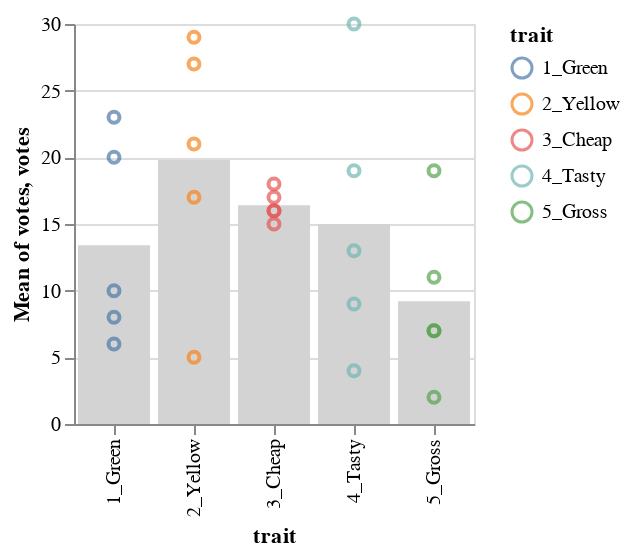

The notebook cell saved with this chart:
### Markdown cell above
---

## EXERCISE 2

Layer (superimpose) two visualizations:

1. Vertical bar chart showing
    - traits across the horizontal (bottom) axis
    - mean votes (across all the vegetables) going up the vertical axis (bar height)
    - `color = alt.value('lightgray')`
1. Point plot of all individual votes
    - use `mark_point()`
    - traits again along the horizontal axis
    - votes up the vertical axis
    - color by trait
    
*Point plot should be on top of the bar chart!*

### Code cell
base = alt.Chart(df).encode(
    x = 'trait:N'
).properties(
    width = 200,
    height = 200
)

point = base.mark_point().encode(
    y = 'votes:Q',
    color = 'trait:N'
)

bar = base.mark_bar().encode(
    y = 'mean(votes):Q',
    color = alt.value('lightgray')
)

bar + point

### Figure 1 — Vega-Lite specification as saved in the notebook (floating-point values rounded to 4 significant figures)
{"config": {"view": {"continuousWidth": 300, "continuousHeight": 300}}, "layer": [{"mark": {"type": "bar"}, "encoding": {"color": {"value": "lightgray"}, "x": {"field": "trait", "type": "nominal"}, "y": {"aggregate": "mean", "field": "votes", "type": "quantitative"}}}, {"mark": {"type": "point"}, "encoding": {"color": {"field": "trait", "type": "nominal"}, "x": {"field": "trait", "type": "nominal"}, "y": {"field": "votes", "type": "quantitative"}}}], "data": {"name": "data-39f9d319c3f1fa0701a2f2e8a04001de"}, "height": 200, "width": 200, "$schema": "https://vega.github.io/schema/vega-lite/v5.8.0.json", "datasets": {"data-39f9d319c3f1fa0701a2f2e8a04001de": [{"veg": "1_Corn", "trait": "1_Green", "votes": 6}, {"veg": "2_Squash", "trait": "1_Green", "votes": 8}, {"veg": "3_Brussel sprouts", "trait": "1_Green", "votes": 10}, {"veg": "4_Green beans", "trait": "1_Green", "votes": 20}, {"veg": "5_Peas", "trait": "1_Green", "votes": 23}, {"veg": "1_Corn", "trait": "2_Yellow", "votes": 29}, {"veg": "2_Squash", "trait": "2_Yellow", "votes": 27}, {"veg": "3_Brussel sprouts", "trait": "2_Yellow", "votes": 21}, {"veg": "4_Green beans", "trait": "2_Yellow", "votes": 17}, {"veg": "5_Peas", "trait": "2_Yellow", "votes": 5}, {"veg": "1_Corn", "trait": "3_Cheap", "votes": 18}, {"veg": "2_Squash", "trait": "3_Cheap", "votes": 17}, {"veg": "3_Brussel sprouts", "trait": "3_Cheap", "votes": 16}, {"veg": "4_Green beans", "trait": "3_Cheap", "votes": 16}, {"veg": "5_Peas", "trait": "3_Cheap", "votes": 15}, {"veg": "1_Corn", "trait": "4_Tasty", "votes": 30}, {"veg": "2_Squash", "trait": "4_Tasty", "votes": 13}, {"veg": "3_Brussel sprouts", "trait": "4_Tasty", "votes": 4}, {"veg": "4_Green beans", "trait": "4_Tasty", "votes": 9}, {"veg": "5_Peas", "trait": "4_Tasty", "votes": 19}, {"veg": "1_Corn", "trait": "5_Gross", "votes": 7}, {"veg": "2_Squash", "trait": "5_Gross", "votes": 11}, {"veg": "3_Brussel sprouts", "trait": "5_Gross", "votes": 19}, {"veg": "4_Green beans", "trait": "5_Gross", "votes": 7}, {"veg": "5_Peas", "trait": "5_Gross", "votes": 2}]}}
